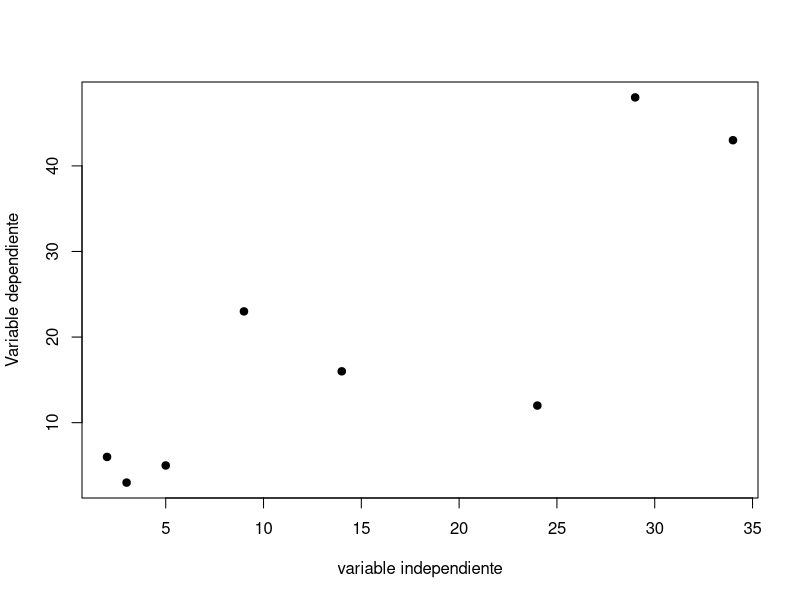
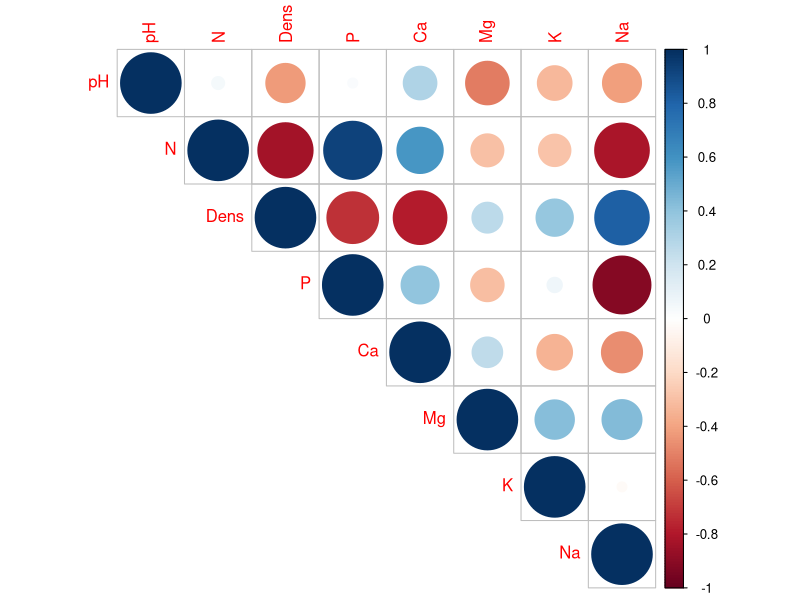

Write the R code that produced these figures, in order.
# Hugo Caralampio Vázquez Hernández
# 2176696
# 06/10/2023

# Importar datos de archivo excel a la consola de R
# Función "read.csv"

setwd("C:/UANL_FCF/REPOSITORIOS/Exp_Met_Est_AD2023/Tareas_Laboratorios")

# TAREA_1 -----------------------------------------------------------------

# EJERCICIO_1 -------------------------------------------------------------

Ejercicio_1 <- read.csv("Ejercicio_1.csv", header = TRUE)

## Hipótesis nula
# Ho. la abundancia de efímeras está directamente relacionada a la velocidad de los arroyos.


Ejercicio_1<- read.csv("Ejercicio_1.csv", header = TRUE)
head(Ejercicio_1)
cor.test (Ejercicio_1$Speed, Ejercicio_1$Abundance, var.equal = T)

plot(Ejercicio_1$Speed, Ejercicio_1$Abundance,xlab = "variable independiente", ylab = "Variable dependiente", pch = 19)

## CONCLUSIONES Ejercicio_1 

# El valore de la correlación (r) es de 0.8441, lo que nos indica que es altamente significativa,  por lo que no se requiere aumentar la muestra para obtener más viabilidad 
# Mientras que el valor de P-value es de 0.008393.
# En la gráfica de dispersión nos indica que cuando el valor del eje de las X aumenta, también aumenta el de las ejes Y, el cual se considera una dispersión positiva
# Valores obtenidos(r= 0.8441408, Grados de libertad= 6, Valor de p-value= 0.008393)

# EJERCICIO_2 -------------------------------------------------------------

# Hipótesis 
## Las propiedades del suelo están relacionados de manera positiva con respecto al pH del suelo 

TAREA_1 <- read.csv("TAREA_1.csv", header = TRUE)

# Datos de la estructura del suelo

head(TAREA_1)
tail(TAREA_1)

# Análisis de correlación (pH - n(Estructura del suelo)

Estructura_suelo <- read.csv("Estructura_suelo.csv", header = TRUE)
cor.test(Estructura_suelo$pH, Estructura_suelo$N)
cor.test(Estructura_suelo$pH, Estructura_suelo$Dens)
cor.test(Estructura_suelo$pH, Estructura_suelo$P)
cor.test(Estructura_suelo$pH, Estructura_suelo$Ca)
cor.test(Estructura_suelo$pH, Estructura_suelo$Mg)
cor.test(Estructura_suelo$pH, Estructura_suelo$K)
cor.test(Estructura_suelo$pH, Estructura_suelo$Na)

# Datos con los estadísticos de interés (valores de r y p)

Correlaciones  <- read.csv("Correlaciones.csv", header = TRUE)
head(Correlaciones)

# generación del correlograma de la relación que hay entre los datos de suelo

Estructura_suelo  <- read.csv("Estructura_suelo.csv", header = TRUE)



library("corrplot")

Estructura_suelo.cor <- cor(Estructura_suelo, method = "pearson")
round(Estructura_suelo.cor, digits = 2)
corrplot(Estructura_suelo.cor, type = "upper")

# Conclusiones
# Se rechaza la hipótesis nula, debido a que no todas los componentes del suelo están relacionados de manera positiva con el pH del mismo, principalmente en los componentes "Dens, Mg, K y Na, donde los valores de correlación (r) son relativamente bajo, con una diferencia significativa, a excepción del Ca con un valor de R=0.03089
# En el Correlograma, los colores más tenues son de los valores de correlación más bajas (Dens, k, Mg y Na).



